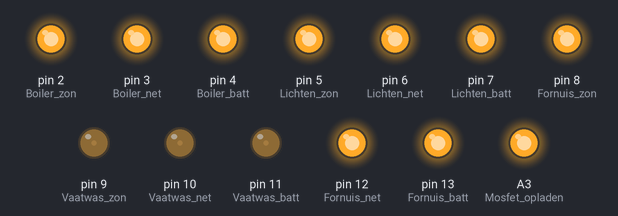
The sketch below on a simulated Arduino Uno, built with avr-gcc and run on an emulated ATmega328P. On the bench: output pins drawn as LEDs (lit = HIGH).

Above: at 0.1 s.
Timing chart, 0 to 1.6 s (numbered marks = the images above):
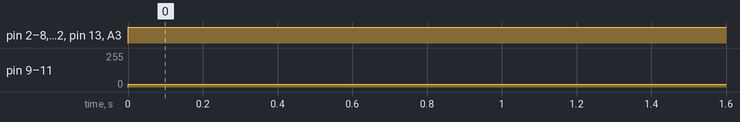

Measured:
- by itself, pin 9 (Vaatwas_zon), pin 10 (Vaatwas_net), pin 11 (Vaatwas_batt): 0/255 → 20/255 at 0.00 s
- by itself, pin 2 (Boiler_zon), pin 3 (Boiler_net), pin 4 (Boiler_batt), pin 5 (Lichten_zon), pin 6 (Lichten_net), pin 7 (Lichten_batt), pin 8 (Fornuis_zon), pin 12 (Fornuis_net), pin 13 (Fornuis_batt), A3 (Mosfet_opladen): LOW → HIGH at 0.00 s

The sketch:

test_demux.ino
```cpp
const int Boiler_zon = 2;
const int Boiler_net = 3;
const int Boiler_batt = 4;

const int Vaatwas_zon = 9;
const int Vaatwas_net = 10;
const int Vaatwas_batt = 11;

const int Lichten_zon = 5;
const int Lichten_net = 6;
const int Lichten_batt = 7;

const int Fornuis_zon = 8;
const int Fornuis_net = 12;
const int Fornuis_batt = 13;

const int Mosfet_opladen = A3;

void setup() {

  pinMode(Boiler_zon, OUTPUT);
  pinMode(Boiler_net, OUTPUT);
  pinMode(Boiler_batt, OUTPUT);

  pinMode(Vaatwas_zon, OUTPUT);
  pinMode(Vaatwas_net, OUTPUT);
  pinMode(Vaatwas_batt, OUTPUT);

  pinMode(Lichten_zon, OUTPUT);
  pinMode(Lichten_net, OUTPUT);
  pinMode(Lichten_batt, OUTPUT);

  pinMode(Fornuis_zon, OUTPUT);
  pinMode(Fornuis_net, OUTPUT);
  pinMode(Fornuis_batt, OUTPUT);

  pinMode(Mosfet_opladen, OUTPUT);

}

void loop() {
  digitalWrite(Boiler_zon, HIGH);
  digitalWrite(Fornuis_zon, HIGH);
  digitalWrite(Lichten_zon, HIGH);
  analogWrite(Vaatwas_zon, 20);
  digitalWrite(Boiler_batt, HIGH);
  digitalWrite(Fornuis_batt, HIGH);
  digitalWrite(Lichten_batt, HIGH);
  analogWrite(Vaatwas_batt, 20);
  digitalWrite(Boiler_net, HIGH);
  digitalWrite(Fornuis_net, HIGH);
  digitalWrite(Lichten_net, HIGH);
  analogWrite(Vaatwas_net, 20);
  digitalWrite(Mosfet_opladen, HIGH);
}
```
